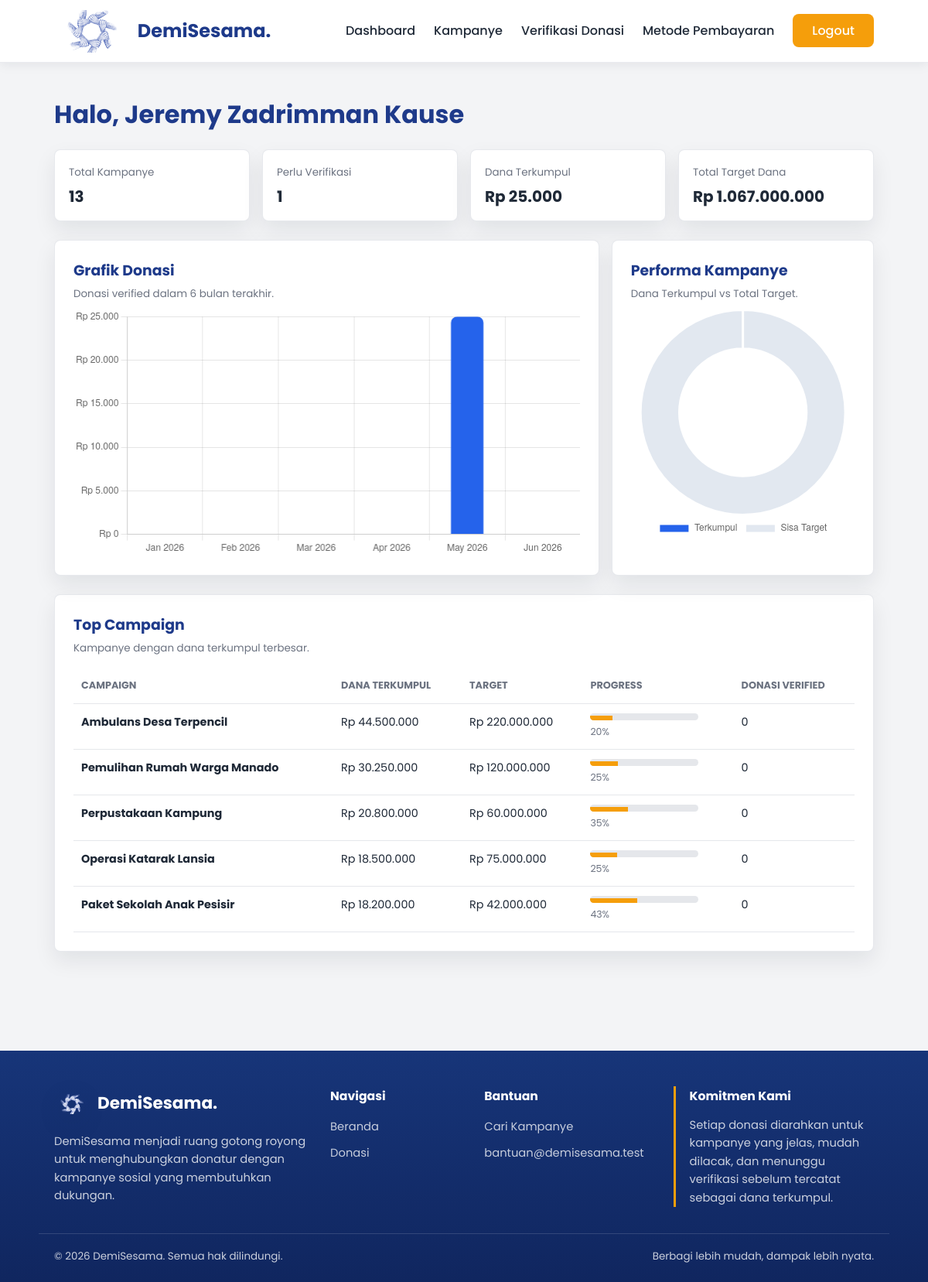
/admin/dashboard.php (signed in), run on an earlier commit of the app's database.
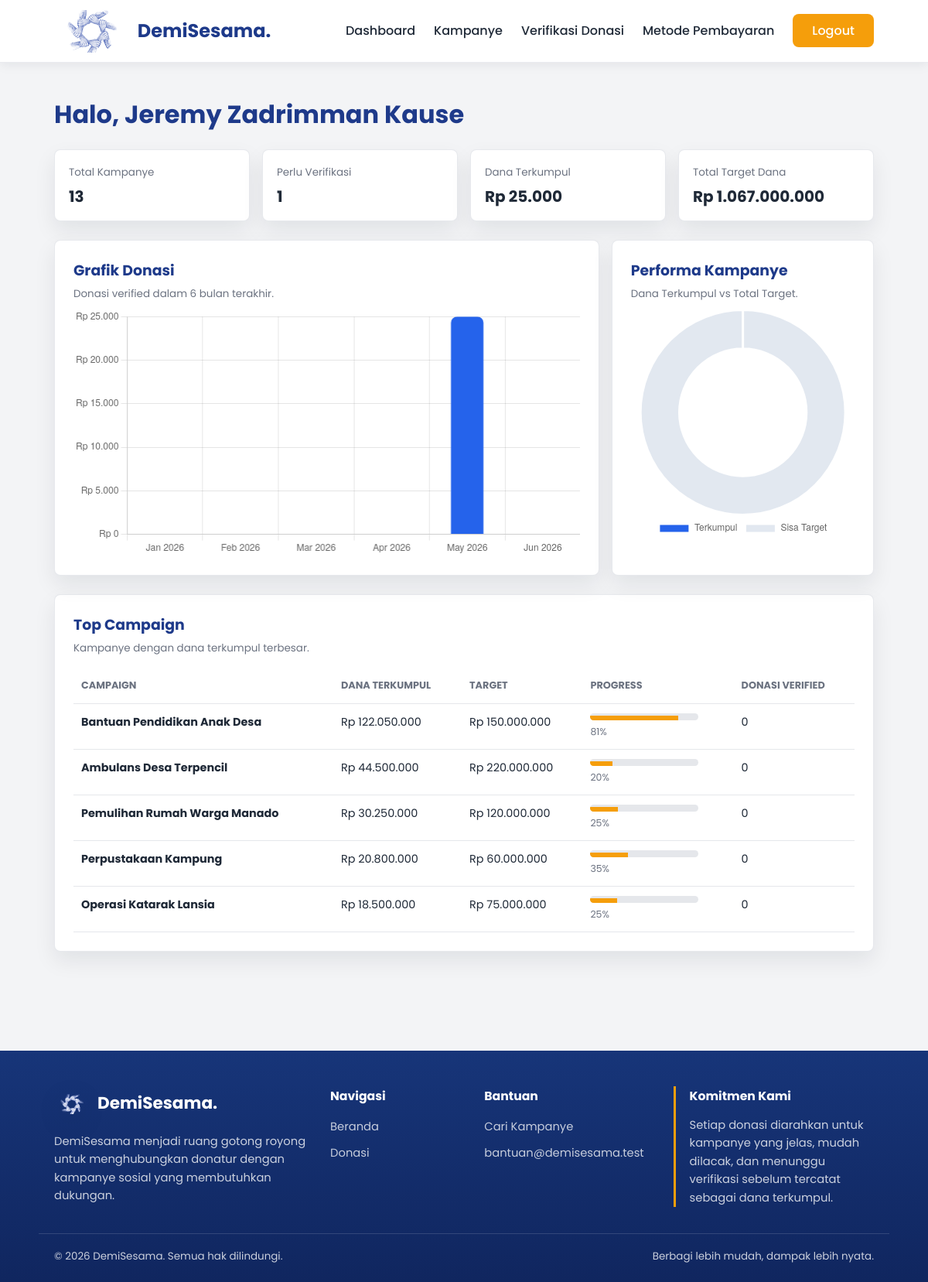
And on a later commit of the database.
### tables this page shows
CREATE TABLE `kampanye` (
  `id_kampanye` int(11) NOT NULL AUTO_INCREMENT,
  `id_penyelenggara` int(11) NOT NULL,
  `judul_kampanye` varchar(100) NOT NULL,
  `kategori` varchar(50) NOT NULL,
  `lokasi` varchar(100) NOT NULL,
  `deskripsi` varchar(1000) NOT NULL,
  `target_dana` int(15) NOT NULL,
  `dana_terkumpul` int(15) NOT NULL DEFAULT 0,
  `batas_waktu` date NOT NULL,
  `gambar_poster` varchar(255) NOT NULL,
  `status` ENUM('active', 'completed') NOT NULL DEFAULT 'active',
  PRIMARY KEY (`id_kampanye`),
  KEY `id_penyelenggara` (`id_penyelenggara`),
  CONSTRAINT `kampanye_ibfk_1`
    FOREIGN KEY (`id_penyelenggara`)
    REFERENCES `penyelenggara` (`id_penyelenggara`)
    ON DELETE CASCADE
    ON UPDATE CASCADE
);

### components/path_helper.php (called while the page is built, shortened)
<?php
if (!function_exists('appBaseUrl')) {
    function appBaseUrl() {
        static $base_url = null;
        if ($base_url !== null) {
            return $base_url;
        }
        $document_root = realpath($_SERVER['DOCUMENT_ROOT'] ?? '');
        $project_root = realpath(dirname(__DIR__));
        if ($document_root && $project_root && strpos($project_root, $document_root) === 0) {
            $relative = trim(str_replace('\\', '/', substr($project_root, strlen($document_root))), '/');
            $base_url = '/' . ($relative !== '' ? $relative . '/' : '');
            return $base_url;
        }
        $script_name = str_replace('\\', '/', $_SERVER['SCRIPT_NAME'] ?? '/');
        $base_url = preg_replace('#/(admin|auth|pages)/[^/]*$#', '/', $script_name);
        $base_url = preg_replace('#/[^/]*$#', '/', $base_url);
        return $base_url ?: '/';
    }
}
if (!function_exists('url_for')) {
    function url_for($path = '') {
        $path = (string) $path;
        return appBaseUrl() . ltrim($path, '/');
    }
}
if (!function_exists('asset_url')) {
    function asset_url($path) {
        return url_for($path);
    }
}
?>

### components/donation_helper.php (called while the page is built, shortened)
<?php
require_once __DIR__ . "/path_helper.php";
if (!function_exists('e')) {
    function e($value) {
        return htmlspecialchars((string) $value, ENT_QUOTES, 'UTF-8');
    }
}
if (!function_exists('formatRupiah')) {
    function formatRupiah($value) {
        return "Rp " . number_format((float) $value, 0, ',', '.');
    }
}
?>

### components/auth.php (called while the page is built, shortened)
<?php
require_once __DIR__ . "/donation_helper.php";
if (!function_exists('currentAdminId')) {
    function currentAdminId() {
        return (int) ($_SESSION['id_penyelenggara'] ?? 0);
    }
}
?>

### components/admin_service.php (called while the page is built, shortened)
<?php
require_once __DIR__ . "/donation_helper.php";
if (!function_exists('fetchAllAssoc')) {
    function fetchAllAssoc($result) {
        $rows = [];
        if ($result) {
            while ($row = mysqli_fetch_assoc($result)) {
                $rows[] = $row;
            }
        }
        return $rows;
    }
}
if (!function_exists('managedActiveCampaignWhereSql')) {
    function managedActiveCampaignWhereSql($alias = 'k') {
        $alias = preg_replace('/[^a-zA-Z0-9_]/', '', (string) $alias);
        $alias = $alias !== '' ? $alias : 'k';
        return "{$alias}.batas_waktu >= CURDATE()
                AND {$alias}.status <> 'completed'";
    }
}
if (!function_exists('getDashboardDonationStatusTotals')) {
    function getDashboardDonationStatusTotals($conn, $id_penyelenggara) {
        $id_penyelenggara = (int) $id_penyelenggara;
        $totals = [
            'PENDING' => 0,
            'VERIFIED' => 0,
            'REJECTED' => 0,
            'EXPIRED' => 0,
        ];
        $stmt = mysqli_prepare(
            $conn,
            "SELECT d.status, COUNT(*) AS total
             FROM donasi d
             INNER JOIN kampanye k ON k.id_kampanye = d.id_kampanye
             WHERE k.id_penyelenggara = ?
             GROUP BY d.status"
        );
        mysqli_stmt_bind_param($stmt, "i", $id_penyelenggara);
        mysqli_stmt_execute($stmt);
        $result = mysqli_stmt_get_result($stmt);
        while ($row = $result ? mysqli_fetch_assoc($result) : null) {
            $status = (string) $row['status'];
            if (array_key_exists($status, $totals)) {
                $totals[$status] = (int) $row['total'];
            }
        }
        return $totals;
    }
}
if (!function_exists('getDashboardTopCampaigns')) {
    function getDashboardTopCampaigns($conn, $id_penyelenggara, $limit = 5) {
        $id_penyelenggara = (int) $id_penyelenggara;
        $limit = max(1, (int) $limit);
        $active_where = managedActiveCampaignWhereSql('k');
        $stmt = mysqli_prepare(
            $conn,
            "SELECT
                k.id_kampanye,
                k.judul_kampanye,
                k.target_dana,
                k.dana_terkumpul,
                COALESCE(COUNT(d.id_donasi), 0) AS total_donasi
             FROM kampanye k
             LEFT JOIN donasi d ON d.id_kampanye = k.id_kampanye AND d.status = 'VERIFIED'
             WHERE k.id_penyelenggara = ?
                AND {$active_where}
             GROUP BY k.id_kampanye
             ORDER BY k.dana_terkumpul DESC, total_donasi DESC
             LIMIT ?"
        );
        mysqli_stmt_bind_param($stmt, "ii", $id_penyelenggara, $limit);
        mysqli_stmt_execute($stmt);
        $rows = fetchAllAssoc(mysqli_stmt_get_result($stmt));
        return $rows;
    }
}
?>

### admin/dashboard.php (the view, shortened to what the changed rows need)
<?php
require_once("../components/auth.php");
require_once("../components/admin_service.php");
$admin_id = currentAdminId();
$donation_status_totals = getDashboardDonationStatusTotals($conn, $admin_id);
$top_campaigns = getDashboardTopCampaigns($conn, $admin_id, 5);
$nama_pengelola = $_SESSION['nama_penyelenggara'] ?? 'Pengelola';
?>
<!DOCTYPE html>
<html lang="id">
<head>
    <link rel="stylesheet" href="<?php echo asset_url('css/global.css?v=3'); ?>">
    <link rel="stylesheet" href="<?php echo asset_url('css/admin.css?v=6'); ?>">
</head>
<body>
    <main class="admin-page">
        <div class="container">
            <div class="admin-heading">
                <div>
                    <h1>Halo, <?php echo e($nama_pengelola); ?></h1>
                </div>
            </div>
            <section class="dashboard-chart-grid">
                <div class="admin-panel dashboard-chart-panel">
                    <div class="admin-panel-head">
                        <div>
                            <h2>Grafik Donasi</h2>
                        </div>
                    </div>
                </div>
                <div class="admin-panel dashboard-chart-panel">
                    <div class="admin-panel-head">
                        <div>
                            <h2>Performa Kampanye</h2>
                        </div>
                    </div>
                </div>
            </section>
            <section class="admin-panel dashboard-top-panel">
                <div class="admin-panel-head">
                    <div>
                        <h2>Top Campaign</h2>
                    </div>
                </div>
                <div class="admin-table-wrap">
                    <table class="admin-table dashboard-top-table">
                        <thead>
                            <tr>
                                <th>Campaign</th>
                                <th>Dana Terkumpul</th>
                                <th>Target</th>
                                <th>Progress</th>
                                <th>Donasi Verified</th>
                            </tr>
                        </thead>
                        <tbody>
                            <?php foreach ($top_campaigns as $campaign): ?>
                                <?php
                                    $target = (float) $campaign['target_dana'];
                                    $collected = (float) $campaign['dana_terkumpul'];
                                    $progress = $target > 0 ? min(100, ($collected / $target) * 100) : 0;
                                ?>
                                <tr>
                                    <td>
                                        <strong><?php echo e($campaign['judul_kampanye']); ?></strong>
                                    </td>
                                    <td><?php echo formatRupiah($collected); ?></td>
                                    <td><?php echo formatRupiah($target); ?></td>
                                    <td>
                                        <div class="dashboard-progress" aria-label="Progress <?php echo (int) round($progress); ?> persen">
                                            <span style="width: <?php echo e((string) $progress); ?>%;"></span>
                                        </div>
                                        <small><?php echo (int) round($progress); ?>%</small>
                                    </td>
                                    <td><?php echo (int) $campaign['total_donasi']; ?></td>
                                </tr>
                            <?php endforeach; ?>
                        </tbody>
                    </table>
                </div>
            </section>
        </div>
    </main>
</body>
</html>

What changed in the data, as far as the page shows it:
no longer on this page (row edited): kampanye: judul_kampanye "Paket Sekolah Anak Pesisir", dana_terkumpul "Rp 18.200.000", target_dana "Rp 42.000.000", progress "43", total_donasi "0"
now on this page (row edited): kampanye: judul_kampanye "Bantuan Pendidikan Anak Desa", dana_terkumpul "Rp 122.050.000", target_dana "Rp 150.000.000", progress "81", total_donasi "0"
